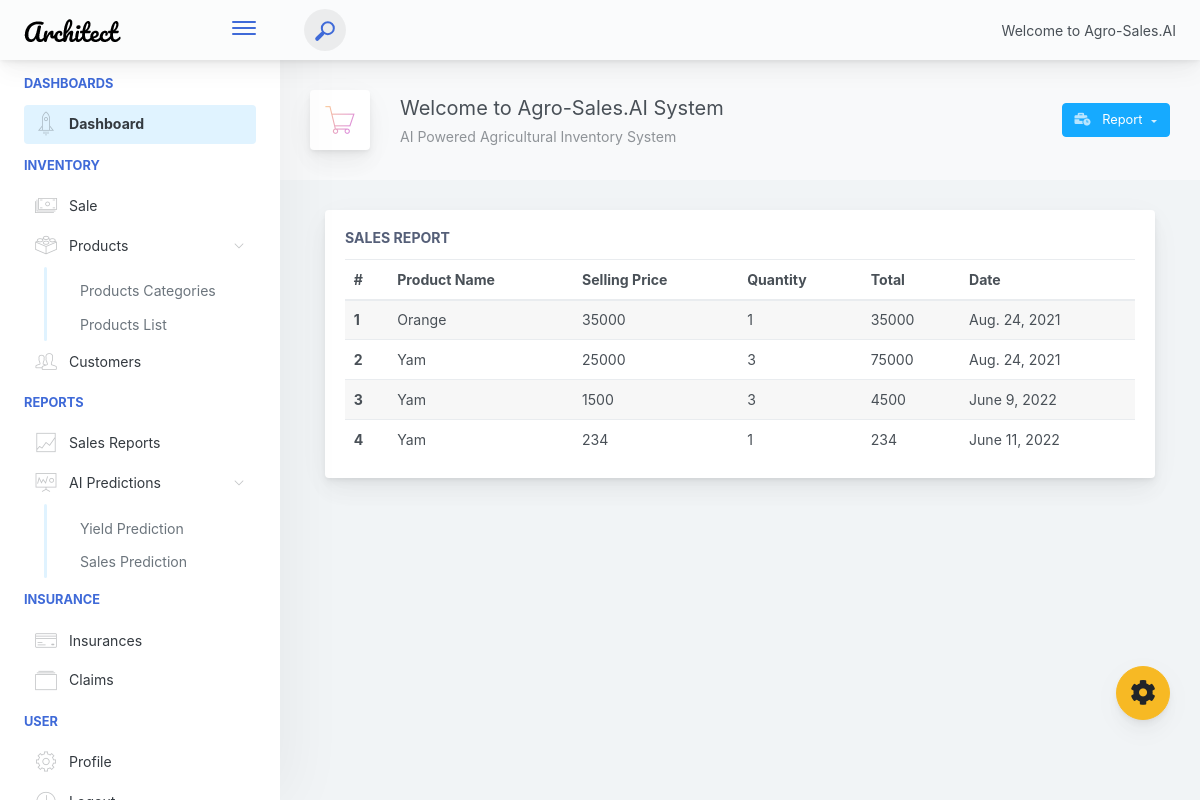
Screenshot of /report with the database file from the repository.
### app/models.py (models this page shows, shortened)
class Sale(models.Model):
    products = models.ForeignKey('Product', null=True, on_delete=models.SET_NULL)
    selling_price = models.IntegerField()
    quantity = models.IntegerField()
    date_created = DateField(auto_now_add=True)
    @property
    def Total_sales(self):
        sales = self.selling_price
        quant = self.quantity
        total = sales * quant
        return total

class Product(models.Model):
    prod_name = models.CharField(max_length=50, null=True)
    prod_cat = models.ForeignKey(Category, db_column='cat_name', null=True, on_delete=models.SET_NULL)
    buying_price = models.IntegerField()
    prod_qty = models.IntegerField()
    date_created = models.DateField(auto_now_add=True)
    def __str__(self):
        return self.prod_name

### app/views.py (the view)
# urls.py: path('report', views.report, name='report'),
def report(request):
    reports = Sale.objects.all()
    pagination = Paginator(reports, 10)
    page_num = request.GET.get('page')
    pag_obj = pagination.get_page(page_num)
    context = {'pag_obj': pag_obj, 'reports': reports, }
    return render(request, 'report.html', context)

### app/templates/report.html
{% extends 'header.html' %}
{% block content %}
{% include 'sidebar.html' %}
<div class="app-main__outer">
    <div class="app-main__inner">
        <div class="app-page-title">
            <div class="page-title-wrapper">
                <div class="page-title-heading">
                    <div class="page-title-icon">
                        <i class="pe-7s-cart icon-gradient bg-mean-fruit">
                        </i>
                    </div>
                    <div>Welcome to Agro-Sales.AI System
                        <div class="page-title-subheading">AI Powered Agricultural Inventory System
                        </div>
                    </div>
                </div>
                <div class="page-title-actions">
                    <button type="button" aria-haspopup="true" aria-expanded="false"
                        class="btn-shadow dropdown-toggle btn btn-info">
                        <span class="btn-icon-wrapper pr-2 opacity-7">
                            <i class="fa fa-business-time fa-w-20"></i>
                        </span>
                        Report
                    </button>
                </div>
            </div>
        </div>
        <div class="col-lg-12">
            <div class="main-card mb-3 card">
                <div class="card-body">
                    <h5 class="card-title">Sales Report</h5>
                    <table style="width:100%;" class="mb-0 table table-striped">
                        <thead>
                            <tr>
                                <th>#</th>
                                <th>Product Name</th>
                                <th>Selling Price</th>
                                <th>Quantity</th>
                                <th>Total</th>
                                <th>Date</th>
                            </tr>
                        </thead>
                        <tbody>
                            {% for r in reports %}
                            <tr>
                                <th scope="row">{{r.id}}</th>
                                <td>{{r.products}}</td>
                                <td>{{r.selling_price}}</td>
                                <td>{{r.quantity}}</td>
                                <td>{{r.Total_sales}}</td>
                                <td>{{r.date_created}}</td>
                            </tr>
                            {% endfor %}
                        </tbody>
                    </table>
                </div>
            </div>
        </div>
    </div>
</div>
{% endblock content %}

### rows the page displays
Sale: id "1", products "Orange", selling_price "35000", quantity "1", Total_sales "35000", date_created "Aug. 24, 2021"
Sale: id "2", products "Yam", selling_price "25000", quantity "3", Total_sales "75000", date_created "Aug. 24, 2021"
Sale: id "3", products "Yam", selling_price "1500", quantity "3", Total_sales "4500", date_created "June 9, 2022"
Sale: id "4", products "Yam", selling_price "234", quantity "1", Total_sales "234", date_created "June 11, 2022"
